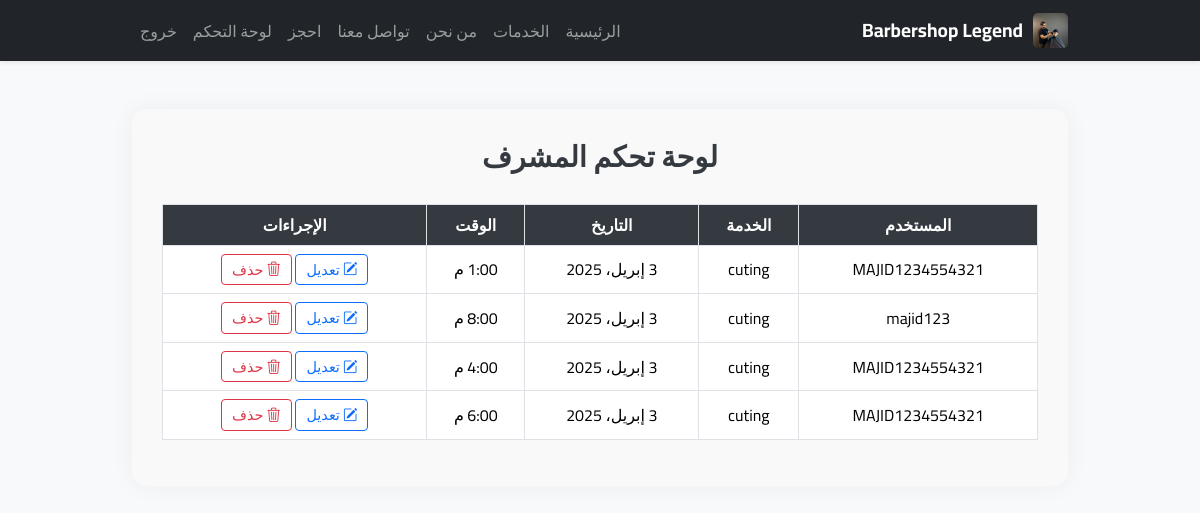
The page /admin-dashboard/ (signed in) on the database as committed earlier.
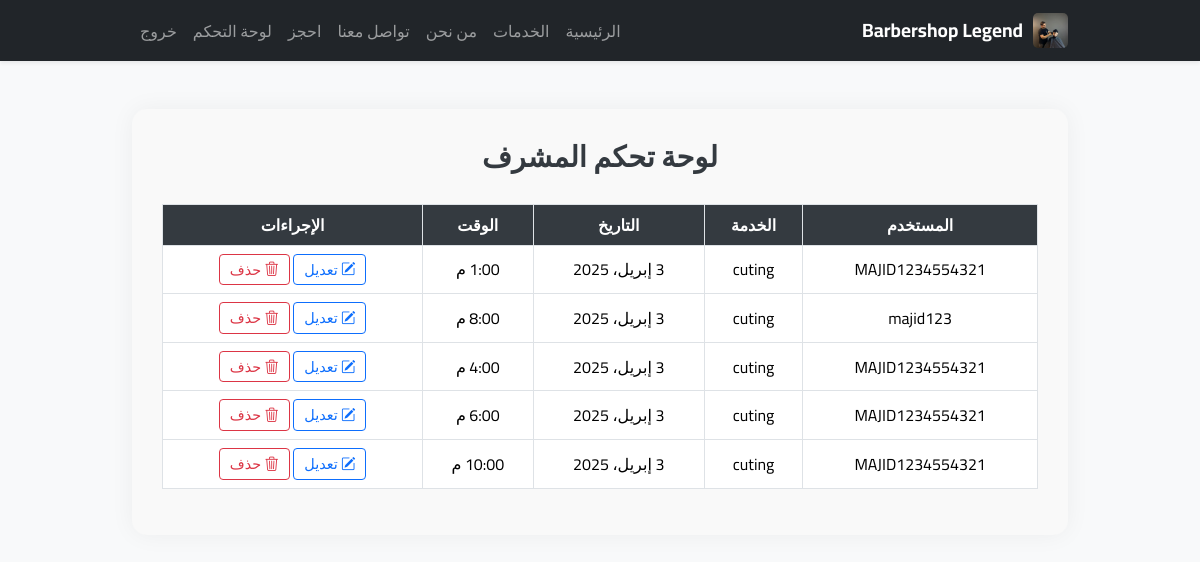
The same page on the database as committed later.
### booking/models.py (models this page shows, shortened)
class Booking(models.Model):
    SERVICE_CHOICES = [
        ('حلاقة كلاسيكية', 'حلاقة كلاسيكية'),
        ('تنظيف بشرة', 'تنظيف بشرة'),
        ('صبغة شعر', 'صبغة شعر'),
    ]
    user = models.ForeignKey(User, on_delete=models.CASCADE)
    date = models.DateField()
    time = models.TimeField()
    service = models.CharField(max_length=100, choices=SERVICE_CHOICES)

### booking/views.py (the view)
# urls.py: path('admin-dashboard/', views.admin_dashboard, name='admin_dashboard'),
@staff_member_required
def admin_dashboard(request):
    bookings = Booking.objects.all()
    return render(request, 'booking/admin_dashboard.html', {'bookings': bookings})

### booking/templates/booking/admin_dashboard.html (shortened to what this page needs)
{% extends "booking/base.html" %} {% block content %}
<div class="admin-dashboard">
  <h2 class="admin-title">لوحة تحكم المشرف</h2>
  <div class="table-responsive">
    <table class="table table-hover table-bordered text-center align-middle">
      <thead>
        <tr>
          <th>المستخدم</th>
          <th>الخدمة</th>
          <th>التاريخ</th>
          <th>الوقت</th>
          <th>الإجراءات</th>
        </tr>
      </thead>
      <tbody>
        {% for booking in bookings %}
        <tr>
          <td>{{ booking.user.username }}</td>
          <td>{{ booking.service }}</td>
          <td>{{ booking.date }}</td>
          <td>{{ booking.time }}</td>
          <td>
            <a
              href="{% url 'edit_booking' booking.id %}"
              class="btn btn-sm btn-outline-primary"
            >
              <i class="bi bi-pencil-square"></i> تعديل
            </a>
            <a
              href="{% url 'delete_booking' booking.id %}"
              class="btn btn-sm btn-outline-danger"
              onclick="return confirm('هل أنت متأكد من الحذف؟');"
            >
              <i class="bi bi-trash3"></i> حذف
            </a>
          </td>
        </tr>
        {% empty %}
        <tr>
          <td colspan="5">لا توجد حجوزات حاليًا.</td>
        </tr>
        {% endfor %}
      </tbody>
    </table>
  </div>
</div>
{% endblock %}

Rows that differ between the two databases and show on the page:
added Booking: user.username "MAJID1234554321", service "cuting", date "3 إبريل، 2025", time "10:00 م"
